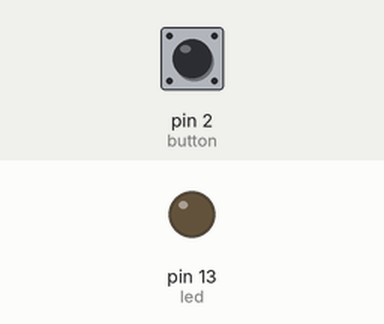
The sketch below on a simulated Arduino Uno, built with avr-gcc and run on an emulated ATmega328P. On the bench: output pins drawn as LEDs (lit = HIGH). Dashed ring = blinking. The test bench sets the inputs (shaded band); at power-on: pin 2 (button) HIGH.

Above: at 1.2 s.
1.3 s: pin 2 (button) pulled LOW for 0.15 s
At 2.0 s:
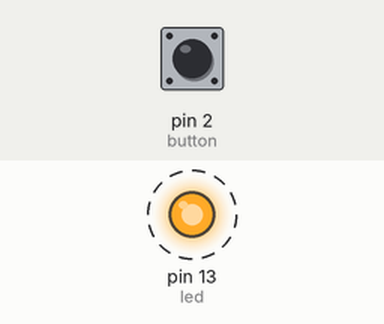
Timing chart, 0 to 10.4 s (numbered marks = the images above; inputs shaded):
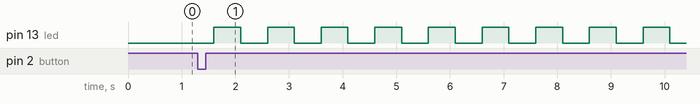

The sketch:

led_blinking.ino
```cpp
int led = 13;
int button = 2;

bool state = false;

void setup()
{
  pinMode(led, OUTPUT);
  pinMode(button, INPUT_PULLUP);
}

void loop()
{
  if (digitalRead(button) == LOW)
  {
    state = !state;
    delay(300);
  }

  if (state == true)
  {
    digitalWrite(led, HIGH);
    delay(500);

    digitalWrite(led, LOW);
    delay(500);
  }
  else
  {
    digitalWrite(led, LOW);
  }
}
```

Measured:
- after the input at 1.3 s, pin 13 (led): alternates HIGH for 0.50 s and LOW for 0.50 s, starting after 0.30 s
